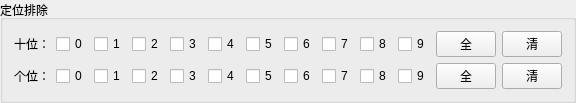
        <widget class="QGroupBox" name="groupBox_5">
         <property name="title">
          <string>定位排除</string>
         </property>
         <layout class="QVBoxLayout" name="verticalLayout_8">
          <item>
           <layout class="QHBoxLayout" name="horizontalLayout_9">
            <item>
             <widget class="QLabel" name="label">
              <property name="text">
               <string>十位：</string>
              </property>
             </widget>
            </item>
            <item>
             <widget class="QCheckBox" name="checkBox_38">
              <property name="text">
               <string>0</string>
              </property>
             </widget>
            </item>
            <item>
             <widget class="QCheckBox" name="checkBox_43">
              <property name="text">
               <string>1</string>
              </property>
             </widget>
            </item>
            <item>
             <widget class="QCheckBox" name="checkBox_44">
              <property name="text">
               <string>2</string>
              </property>
             </widget>
            </item>
            <item>
             <widget class="QCheckBox" name="checkBox_45">
              <property name="text">
               <string>3</string>
              </property>
             </widget>
            </item>
            <item>
             <widget class="QCheckBox" name="checkBox_48">
              <property name="text">
               <string>4</string>
              </property>
             </widget>
            </item>
            <item>
             <widget class="QCheckBox" name="checkBox_47">
              <property name="text">
               <string>5</string>
              </property>
             </widget>
            </item>
            <item>
             <widget class="QCheckBox" name="checkBox_49">
              <property name="text">
               <string>6</string>
              </property>
             </widget>
            </item>
            <item>
             <widget class="QCheckBox" name="checkBox_46">
              <property name="text">
               <string>7</string>
              </property>
             </widget>
            </item>
            <item>
             <widget class="QCheckBox" name="checkBox_50">
              <property name="text">
               <string>8</string>
              </property>
             </widget>
            </item>
            <item>
             <widget class="QCheckBox" name="checkBox_51">
              <property name="text">
               <string>9</string>
              </property>
             </widget>
            </item>
            <item>
             <widget class="QPushButton" name="pushButton_10">
              <property name="minimumSize">
               <size>
                <width>30</width>
                <height>0</height>
               </size>
              </property>
              <property name="maximumSize">
               <size>
                <width>60</width>
                <height>16777215</height>
               </size>
              </property>
              <property name="text">
               <string>全</string>
              </property>
             </widget>
            </item>
            <item>
             <widget class="QPushButton" name="pushButton_9">
              <property name="minimumSize">
               <size>
                <width>30</width>
                <height>0</height>
               </size>
              </property>
              <property name="maximumSize">
               <size>
                <width>60</width>
                <height>16777215</height>
               </size>
              </property>
              <property name="text">
               <string>清</string>
              </property>
             </widget>
            </item>
           </layout>
          </item>
          <item>
           <layout class="QHBoxLayout" name="horizontalLayout_11">
            <item>
             <widget class="QLabel" name="label_5">
              <property name="text">
               <string>个位：</string>
              </property>
             </widget>
            </item>
            <item>
             <widget class="QCheckBox" name="checkBox_62">
              <property name="text">
               <string>0</string>
              </property>
             </widget>
            </item>
            <item>
             <widget class="QCheckBox" name="checkBox_63">
              <property name="text">
               <string>1</string>
              </property>
             </widget>
            </item>
            <item>
             <widget class="QCheckBox" name="checkBox_64">
              <property name="text">
               <string>2</string>
              </property>
             </widget>
            </item>
            <item>
             <widget class="QCheckBox" name="checkBox_65">
              <property name="text">
               <string>3</string>
              </property>
             </widget>
            </item>
            <item>
             <widget class="QCheckBox" name="checkBox_66">
              <property name="text">
               <string>4</string>
              </property>
             </widget>
            </item>
            <item>
             <widget class="QCheckBox" name="checkBox_67">
              <property name="text">
               <string>5</string>
              </property>
             </widget>
            </item>
            <item>
             <widget class="QCheckBox" name="checkBox_68">
              <property name="text">
               <string>6</string>
              </property>
             </widget>
            </item>
            <item>
             <widget class="QCheckBox" name="checkBox_69">
              <property name="text">
               <string>7</string>
              </property>
             </widget>
            </item>
            <item>
             <widget class="QCheckBox" name="checkBox_70">
              <property name="text">
               <string>8</string>
              </property>
             </widget>
            </item>
            <item>
             <widget class="QCheckBox" name="checkBox_71">
              <property name="text">
               <string>9</string>
              </property>
             </widget>
            </item>
            <item>
             <widget class="QPushButton" name="pushButton_13">
              <property name="minimumSize">
               <size>
                <width>30</width>
                <height>0</height>
               </size>
              </property>
              <property name="maximumSize">
               <size>
                <width>60</width>
                <height>16777215</height>
               </size>
              </property>
              <property name="text">
               <string>全</string>
              </property>
             </widget>
            </item>
            <item>
             <widget class="QPushButton" name="pushButton_14">
              <property name="minimumSize">
               <size>
                <width>30</width>
                <height>0</height>
               </size>
              </property>
              <property name="maximumSize">
               <size>
                <width>60</width>
                <height>16777215</height>
               </size>
              </property>
              <property name="text">
               <string>清</string>
              </property>
             </widget>
            </item>
           </layout>
          </item>
         </layout>
        </widget>
